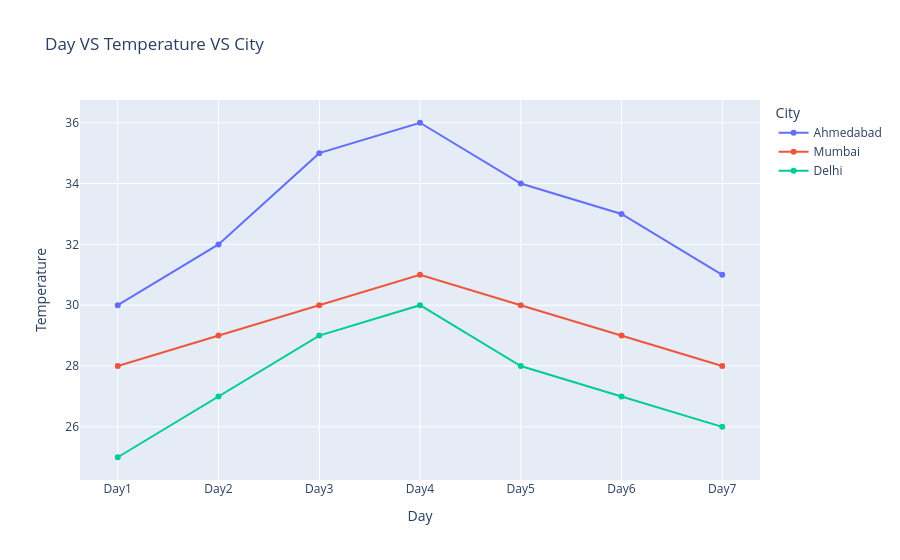

Notebook code for this chart:
### Code cell
px.line(data_frame = df_weather,x = 'Day',y = 'Temperature',color = 'City',markers = True,hover_data = ['City'],title = 'Day VS Temperature VS City')

### Figure 1 — Plotly figure (JSON) as saved in the notebook; plotly's stock layout.template omitted (floating-point values rounded to 4 significant figures)
{"data": [{"customdata": [["Ahmedabad"], ["Ahmedabad"], ["Ahmedabad"], ["Ahmedabad"], ["Ahmedabad"], ["Ahmedabad"], ["Ahmedabad"]], "hovertemplate": "City=%{customdata[0]}<br>Day=%{x}<br>Temperature=%{y}<extra></extra>", "legendgroup": "Ahmedabad", "line": {"color": "#636efa", "dash": "solid"}, "marker": {"symbol": "circle"}, "mode": "lines+markers", "name": "Ahmedabad", "orientation": "v", "showlegend": true, "type": "scatter", "x": ["Day1", "Day2", "Day3", "Day4", "Day5", "Day6", "Day7"], "xaxis": "x", "y": [30, 32, 35, 36, 34, 33, 31], "yaxis": "y"}, {"customdata": [["Mumbai"], ["Mumbai"], ["Mumbai"], ["Mumbai"], ["Mumbai"], ["Mumbai"], ["Mumbai"]], "hovertemplate": "City=%{customdata[0]}<br>Day=%{x}<br>Temperature=%{y}<extra></extra>", "legendgroup": "Mumbai", "line": {"color": "#EF553B", "dash": "solid"}, "marker": {"symbol": "circle"}, "mode": "lines+markers", "name": "Mumbai", "orientation": "v", "showlegend": true, "type": "scatter", "x": ["Day1", "Day2", "Day3", "Day4", "Day5", "Day6", "Day7"], "xaxis": "x", "y": [28, 29, 30, 31, 30, 29, 28], "yaxis": "y"}, {"customdata": [["Delhi"], ["Delhi"], ["Delhi"], ["Delhi"], ["Delhi"], ["Delhi"], ["Delhi"]], "hovertemplate": "City=%{customdata[0]}<br>Day=%{x}<br>Temperature=%{y}<extra></extra>", "legendgroup": "Delhi", "line": {"color": "#00cc96", "dash": "solid"}, "marker": {"symbol": "circle"}, "mode": "lines+markers", "name": "Delhi", "orientation": "v", "showlegend": true, "type": "scatter", "x": ["Day1", "Day2", "Day3", "Day4", "Day5", "Day6", "Day7"], "xaxis": "x", "y": [25, 27, 29, 30, 28, 27, 26], "yaxis": "y"}], "layout": {"legend": {"title": {"text": "City"}, "tracegroupgap": 0}, "title": {"text": "Day VS Temperature VS City"}, "xaxis": {"anchor": "y", "domain": [0, 1], "title": {"text": "Day"}}, "yaxis": {"anchor": "x", "domain": [0, 1], "title": {"text": "Temperature"}}}}
